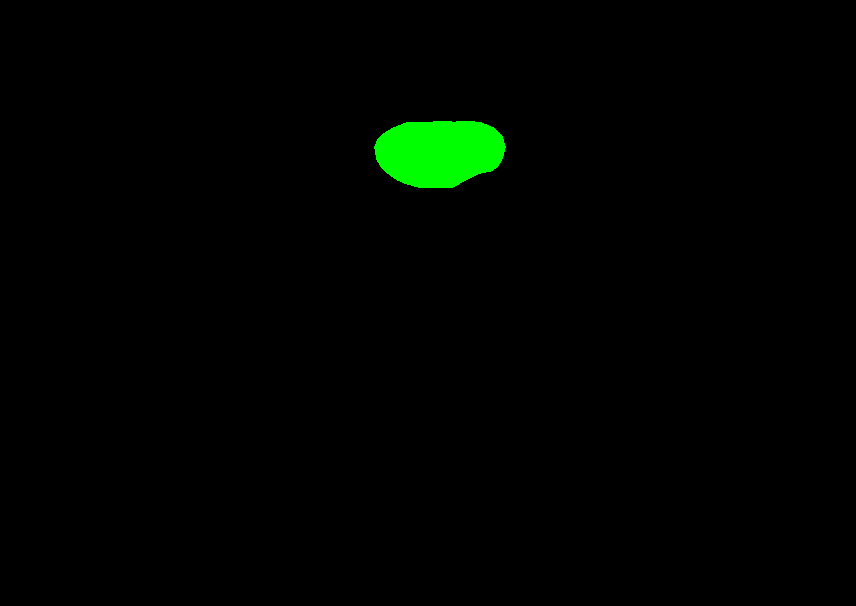
#> input picture privacy_styled_test_gradient_based/benign/mask/styled_benign ALWI_002.png, 856 x 606 px, given in place of benign_001.png, which was not available
$ python proper_reverse_style_transfer.py   (older library calls are emulated)
#> lines starting #> are read from the running program, lines starting #| are printed output that depends on the picture; after the words box and inside, x2 and y2 are one past the last pixel; in counts of white or black regions, pixels touching at a corner belong together; pictures that were not available may be replaced by others from this repository, and a replacement may not be noted
#!/usr/bin/env python3
"""
Complete End-to-End Reverse Style Transfer Pipeline

This pipeline performs proper privacy-preserving style transfer from BUS-UCLM → BUSI
to make BUSI images look stylistically like BUS-UCLM while preserving lesion structure.

Key Features:
1. Privacy-preserving: Only statistical features are extracted, no raw pixel sharing
2. Lesion structure preservation: Advanced content-aware style transfer
3. High-quality output: Maintains medical image quality standards
4. Seamless integration: Uses existing repo utilities and directory structure
"""

import os
import sys
import json
import numpy as np
import pandas as pd
import cv2
from PIL import Image, ImageEnhance, ImageFilter
from sklearn.mixture import GaussianMixture
from sklearn.preprocessing import StandardScaler
from skimage import exposure, filters, morphology, measure, restoration
from skimage.feature import graycomatrix, graycoprops, local_binary_pattern
from skimage.segmentation import slic, mark_boundaries
from scipy import ndimage
from scipy.stats import entropy
import matplotlib.pyplot as plt
from tqdm import tqdm
import gc
import warnings
warnings.filterwarnings('ignore')

# Import existing utilities
sys.path.append(os.path.dirname(os.path.abspath(__file__)))
from utils.get_functions import get_deivce
from utils.save_functions import save_metrics

class PrivacyPreservingStyleExtractor:
    """
    Extract comprehensive style statistics from BUS-UCLM dataset
    without sharing raw pixel data - only statistical features
    """

    def __init__(self, dataset_path):
        self.dataset_path = dataset_path
        self.style_profile = {}

    def extract_intensity_statistics(self, image):
        """Extract intensity distribution statistics"""
        # Histogram and percentiles
        hist, bins = np.histogram(image, bins=256, range=(0, 255))
        hist = hist.astype(float) / hist.sum()

        # Statistical moments
        mean = np.mean(image)
        std = np.std(image)
        skewness = np.sum(((image - mean) / std) ** 3) / image.size
        kurtosis = np.sum(((image - mean) / std) ** 4) / image.size

        # Percentiles for robust statistics
        percentiles = np.percentile(image, [5, 10, 25, 50, 75, 90, 95])

        # Entropy
        image_entropy = entropy(hist + 1e-10)

        return {
            'histogram': hist.tolist(),
            'bins': bins.tolist(),
            'mean': float(mean),
            'std': float(std),
            'skewness': float(skewness),
            'kurtosis': float(kurtosis),
            'percentiles': percentiles.tolist(),
            'entropy': float(image_entropy),
            'min': float(np.min(image)),
            'max': float(np.max(image))
        }

    def extract_texture_statistics(self, image):
        """Extract texture characteristics using GLCM and LBP"""
        # Ensure image is uint8
        if image.dtype != np.uint8:
            image = image.astype(np.uint8)

        # GLCM features (multiple angles and distances)
        distances = [1, 2, 3]
        angles = [0, np.pi/4, np.pi/2, 3*np.pi/4]

        glcm_features = {}
        for distance in distances:
            glcm = graycomatrix(image, [distance], angles,
                              levels=256, symmetric=True, normed=True)

            contrast = graycoprops(glcm, 'contrast')
            dissimilarity = graycoprops(glcm, 'dissimilarity')
            homogeneity = graycoprops(glcm, 'homogeneity')
            energy = graycoprops(glcm, 'energy')
            correlation = graycoprops(glcm, 'correlation')

            glcm_features[f'distance_{distance}'] = {
                'contrast': float(np.mean(contrast)),
                'dissimilarity': float(np.mean(dissimilarity)),
                'homogeneity': float(np.mean(homogeneity)),
                'energy': float(np.mean(energy)),
                'correlation': float(np.mean(correlation))
            }

        # LBP features
        lbp = local_binary_pattern(image, P=24, R=8, method='uniform')
        lbp_hist, _ = np.histogram(lbp, bins=26, range=(0, 25))
        lbp_hist = lbp_hist.astype(float) / lbp_hist.sum()

        return {
            'glcm_features': glcm_features,
            'lbp_histogram': lbp_hist.tolist(),
            'lbp_uniformity': float(np.sum(lbp_hist**2))
        }

    def extract_frequency_characteristics(self, image):
        """Extract frequency domain characteristics"""
        # FFT
        fft = np.fft.fft2(image)
        fft_magnitude = np.abs(fft)
        fft_phase = np.angle(fft)

        # Power spectrum
        power_spectrum = fft_magnitude ** 2

        # Frequency bands analysis
        h, w = image.shape
        center_h, center_w = h // 2, w // 2

        # Create frequency masks
        y, x = np.ogrid[:h, :w]
        distance = np.sqrt((y - center_h)**2 + (x - center_w)**2)

        # Different frequency bands
        low_freq_mask = distance < min(h, w) // 8
        mid_freq_mask = (distance >= min(h, w) // 8) & (distance < min(h, w) // 4)
        high_freq_mask = distance >= min(h, w) // 4

        low_freq_energy = np.sum(power_spectrum[low_freq_mask])
        mid_freq_energy = np.sum(power_spectrum[mid_freq_mask])
        high_freq_energy = np.sum(power_spectrum[high_freq_mask])

        total_energy = low_freq_energy + mid_freq_energy + high_freq_energy

        return {
            'low_freq_ratio': float(low_freq_energy / total_energy),
            'mid_freq_ratio': float(mid_freq_energy / total_energy),
            'high_freq_ratio': float(high_freq_energy / total_energy),
            'spectral_centroid': float(np.sum(distance * power_spectrum) / np.sum(power_spectrum)),
            'spectral_rolloff': float(np.percentile(distance.flatten(), 95)),
            'spectral_spread': float(np.std(distance.flatten()))
        }

    def extract_morphological_characteristics(self, image):
        """Extract morphological characteristics"""
        # Adaptive thresholding for better lesion detection
        binary = cv2.adaptiveThreshold(
            image, 255, cv2.ADAPTIVE_THRESH_GAUSSIAN_C, cv2.THRESH_BINARY, 11, 2
        ) > 0

        # Morphological operations
        kernel = morphology.disk(3)
        opened = morphology.opening(binary, kernel)
        closed = morphology.closing(binary, kernel)

        # Region analysis
        labeled = measure.label(binary)
        regions = measure.regionprops(labeled)

        if regions:
            areas = [region.area for region in regions]
            eccentricities = [region.eccentricity for region in regions]
            solidity = [region.solidity for region in regions]
            extent = [region.extent for region in regions]

            return {
                'mean_area': float(np.mean(areas)),
                'std_area': float(np.std(areas)),
                'mean_eccentricity': float(np.mean(eccentricities)),
                'std_eccentricity': float(np.std(eccentricities)),
                'mean_solidity': float(np.mean(solidity)),
                'mean_extent': float(np.mean(extent)),
                'num_regions': len(regions),
                'opening_ratio': float(np.sum(opened) / np.sum(binary)),
                'closing_ratio': float(np.sum(closed) / np.sum(binary))
            }
        else:
            return {
                'mean_area': 0.0, 'std_area': 0.0, 'mean_eccentricity': 0.0,
                'std_eccentricity': 0.0, 'mean_solidity': 0.0, 'mean_extent': 0.0,
                'num_regions': 0, 'opening_ratio': 0.0, 'closing_ratio': 0.0
            }

    def extract_ultrasound_specific_features(self, image):
        """Extract ultrasound-specific features like speckle patterns"""
        # Speckle analysis
        laplacian = cv2.Laplacian(image, cv2.CV_64F)
        speckle_variance = np.var(laplacian)

        # Edge characteristics
        edges = cv2.Canny(image, 50, 150)
        edge_density = np.sum(edges > 0) / edges.size

        # Local variance (texture measure)
        local_variance = filters.rank.variance(image, morphology.disk(5))

        return {
            'speckle_variance': float(speckle_variance),
            'edge_density': float(edge_density),
            'mean_local_variance': float(np.mean(local_variance)),
            'std_local_variance': float(np.std(local_variance))
        }

    def extract_dataset_style_profile(self):
        """Extract comprehensive style profile from BUS-UCLM dataset"""
        print("🎯 Extracting BUS-UCLM style profile...")

        all_features = []

        # Process all splits
        for split in ['train_frame.csv', 'val_frame.csv', 'test_frame.csv']:
            csv_path = os.path.join(self.dataset_path, split)
            if not os.path.exists(csv_path):
                continue

            df = pd.read_csv(csv_path)
            print(f"  📊 Processing {split}: {len(df)} images")

            for idx, row in tqdm(df.iterrows(), total=len(df), desc=f"Processing {split}"):
                try:
                    # Parse image path
                    image_entry = row['image_path']
                    if ' ' in image_entry:
                        class_name, filename = image_entry.split(' ', 1)
                    else:
                        class_name, filename = 'unknown', image_entry

                    # Load image
                    image_path = os.path.join(self.dataset_path, class_name, 'images', filename)
                    image = cv2.imread(image_path, cv2.IMREAD_GRAYSCALE)

                    if image is None:
                        continue

                    # Extract all features
                    features = {
                        'intensity': self.extract_intensity_statistics(image),
                        'texture': self.extract_texture_statistics(image),
                        'frequency': self.extract_frequency_characteristics(image),
                        'morphology': self.extract_morphological_characteristics(image),
                        'ultrasound': self.extract_ultrasound_specific_features(image),
                        'class': class_name
                    }

                    all_features.append(features)

                except Exception as e:
                    print(f"⚠️  Error processing {image_entry}: {e}")
                    continue

        # Aggregate features
        self.style_profile = self._aggregate_features(all_features)
        print(f"  ✅ Style profile extracted from {len(all_features)} images")

        return self.style_profile

    def _aggregate_features(self, all_features):
        """Aggregate features across all images"""
        print("  🔄 Aggregating style features...")

        # Separate by class
        benign_features = [f for f in all_features if f['class'] == 'benign']
        malignant_features = [f for f in all_features if f['class'] == 'malignant']

        aggregated = {}

        for class_name, class_features in [('benign', benign_features), ('malignant', malignant_features), ('overall', all_features)]:
            if not class_features:
                continue

            # Aggregate each feature type
            aggregated[class_name] = {
                'intensity': self._aggregate_intensity_features(class_features),
                'texture': self._aggregate_texture_features(class_features),
                'frequency': self._aggregate_frequency_features(class_features),
                'morphology': self._aggregate_morphology_features(class_features),
                'ultrasound': self._aggregate_ultrasound_features(class_features),
                'count': len(class_features)
            }

        return aggregated

    # [70 lines left out: functions _aggregate_intensity_features, _aggregate_texture_features, _aggregate_frequency_features, _aggregate_morphology_features, _aggregate_ultrasound_features, not called in this run]

    def save_style_profile(self, output_path):
        """Save style profile to JSON file"""
        with open(output_path, 'w') as f:
            json.dump(self.style_profile, f, indent=2)
        print(f"  💾 Style profile saved to {output_path}")

class ContentAwareStyleTransfer:
    """
    Apply BUS-UCLM style to BUSI images while preserving lesion structure
    """

    def __init__(self, style_profile):
        self.style_profile = style_profile

    # [176 lines left out: functions detect_lesion_regions, apply_histogram_matching, apply_texture_enhancement, apply_frequency_enhancement, apply_speckle_pattern_transfer, transfer_style, not called in this run]

class EndToEndReversePipeline:
    """
    Complete end-to-end pipeline for reverse style transfer
    """

    def __init__(self,
                 bus_uclm_path='dataset/BioMedicalDataset/BUS-UCLM',
                 busi_path='dataset/BioMedicalDataset/BUSI',
                 output_base_path='dataset/BioMedicalDataset'):

#> called with bus_uclm_path = 'dataset/BioMedicalDataset/BUS-UCLM', busi_path = 'dataset/BioMedicalDataset/BUSI', output_base_path = 'dataset/BioMedicalDataset'
        self.bus_uclm_path = bus_uclm_path
        self.busi_path = busi_path
        self.output_base_path = output_base_path

        # Create output directories
        self.styled_busi_path = os.path.join(output_base_path, 'BUSI-BUS-UCLM-Styled')
        self.combined_dataset_path = os.path.join(output_base_path, 'BUS-UCLM-Combined-Reverse')

        # Create directories
        os.makedirs(self.styled_busi_path, exist_ok=True)
        os.makedirs(self.combined_dataset_path, exist_ok=True)

        for class_name in ['benign', 'malignant']:
            os.makedirs(os.path.join(self.styled_busi_path, class_name, 'image'), exist_ok=True)
            os.makedirs(os.path.join(self.styled_busi_path, class_name, 'mask'), exist_ok=True)

    def run_complete_pipeline(self):
        """Run the complete end-to-end pipeline"""
        print("🚀 Starting Complete Reverse Style Transfer Pipeline")
        print("=" * 80)

        # Step 1: Extract BUS-UCLM style profile
        print("\n🎯 Step 1: Extracting BUS-UCLM Style Profile")
        print("-" * 40)

        style_extractor = PrivacyPreservingStyleExtractor(self.bus_uclm_path)
        style_profile = style_extractor.extract_dataset_style_profile()
#> (reads dataset/BioMedicalDataset/BUSI/train_frame.csv from the repository)
#> in extract_dataset_style_profile, `image = cv2.imread(image_path, cv2.IMREAD_GRAYSCALE)`:
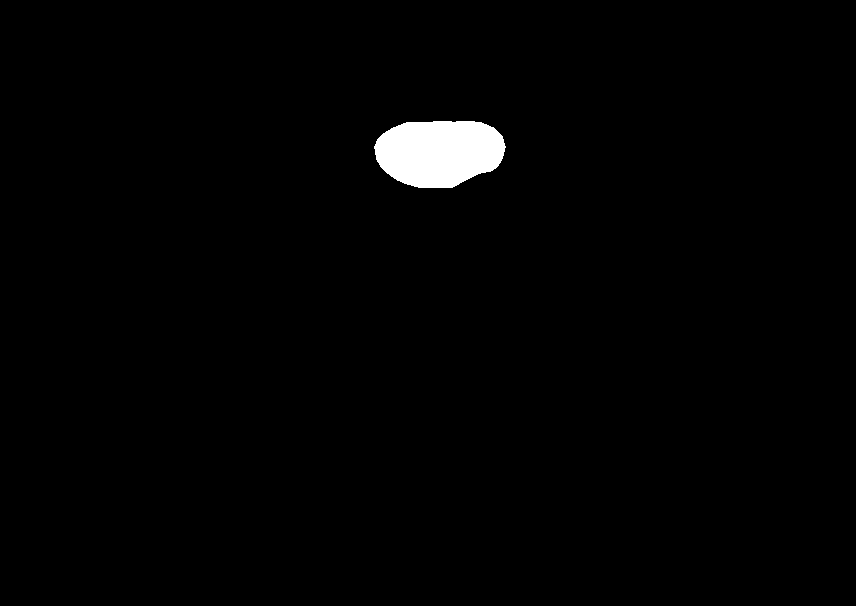
#> image: shape (606, 856); values 0 (black) and 149 (white), 1.4% white; 1 white region, box (x1, y1, x2, y2) and area: (374, 121, 506, 188) 7056
#> in extract_intensity_statistics, `hist, bins = np.histogram(image, bins=256, range=(0, 255))`: hist = 256 values, max 511680 at index 0, min 0 at index 1, mean 2026.3; bins = 257 values from 0 to 255
#> in extract_intensity_statistics, `hist = hist.astype(float) / hist.sum()`: hist = 256 values, max 0.986 at index 0, min 0 at index 1, mean 0.00391
#> in extract_intensity_statistics, `mean = np.mean(image)`: mean = 2.03
#> in extract_intensity_statistics, `std = np.std(image)`: std = 17.26
#> in extract_intensity_statistics, `skewness = np.sum(((image - mean) / std) ** 3) / image.size`: skewness = 8.4
#> in extract_intensity_statistics, `kurtosis = np.sum(((image - mean) / std) ** 4) / image.size`: kurtosis = 71.53
#> in extract_intensity_statistics, `percentiles = np.percentile(image, [5, 10, 25, 50, 75, 90, 95])`: percentiles = [0, 0, 0, 0, 0, 0, 0]
#> in extract_intensity_statistics, `image_entropy = entropy(hist + 1e-10)`: image_entropy = 0.072
#> in extract_texture_statistics, `distances = [1, 2, 3]`: distances = [1, 2, 3]
#> the loop in extract_texture_statistics, `for distance in distances:` made 3 passes
#> (contrast, dissimilarity, homogeneity, correlation) on passes 1 to 3: ([[5.83, 13.13, 11.32, 12.7]], [[0.0391, 0.0881, 0.076, 0.0853]], [[1, 0.999, 0.999, 0.999]], [[0.99, 0.978, 0.981, 0.979]]), ([[11.67, 13.13, 22.67, 12.7]], [[0.0783, 0.0881, 0.152, 0.0853]], [[0.999, 0.999, 0.999, 0.999]], [[0.98, 0.978, 0.962, 0.979]]), ([[17.52, 26.34, 33.98, 25.48]], [[0.118, 0.177, 0.228, 0.171]], [[0.999, 0.999, 0.998, 0.999]], [[0.971, 0.956, 0.943, 0.957]])
#> after the loop in extract_texture_statistics, `for distance in distances:`: glcm_features = 3 items
#> in extract_texture_statistics, `lbp = local_binary_pattern(image, P=24, R=8, method='uniform')`:
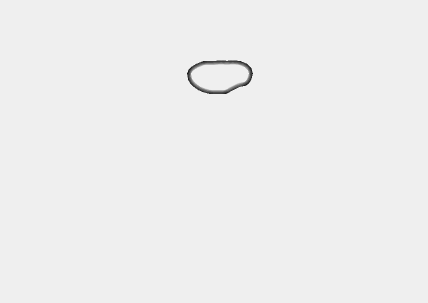
#> lbp: shape (606, 856) float64 (shown at 1/2 size); min 9, max 25, mean 24; drawn with min black and max white
#> in extract_texture_statistics, `lbp_hist, _ = np.histogram(lbp, bins=26, range=(0, 25))`: lbp_hist = 26 values, max 516234 at index 24, min 0 at index 0, mean 19951.4
#> in extract_texture_statistics, `lbp_hist = lbp_hist.astype(float) / lbp_hist.sum()`: lbp_hist = 26 values, max 0.995 at index 24, min 0 at index 0, mean 0.0385
#> in extract_frequency_characteristics, `fft_phase = np.angle(fft)`:
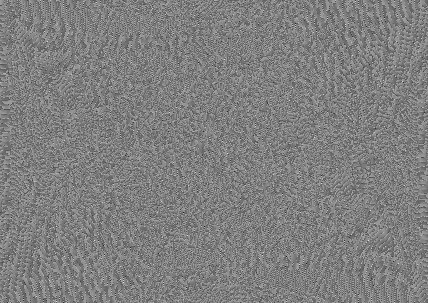
#> fft_phase: shape (606, 856) float64 (shown at 1/2 size); min -3.14, max 3.14, mean 1.1e-05; drawn with min black and max white
#> in extract_frequency_characteristics, `low_freq_energy = np.sum(power_spectrum[low_freq_mask])`: low_freq_energy = 1.26e+10
#> in extract_frequency_characteristics, `mid_freq_energy = np.sum(power_spectrum[mid_freq_mask])`: mid_freq_energy = 3.99e+10
#> in extract_frequency_characteristics, `high_freq_energy = np.sum(power_spectrum[high_freq_mask])`: high_freq_energy = 8.12e+13
#> in extract_frequency_characteristics, `total_energy = low_freq_energy + mid_freq_energy + high_freq_energy`: total_energy = 8.13e+13
#> in extract_morphological_characteristics, `binary = cv2.adaptiveThreshold( image, 255, cv2.ADAPTIVE_THRESH_GAUSSI..`:
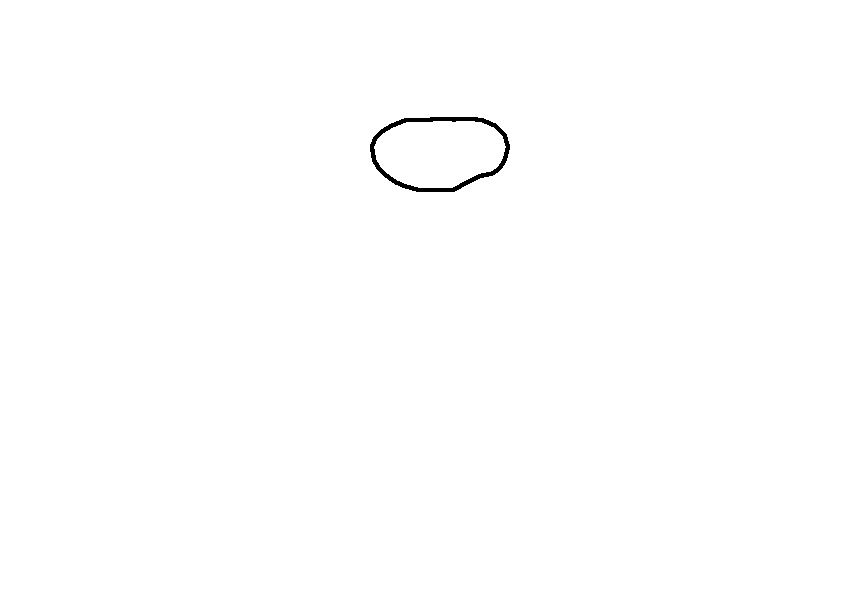
#> binary: shape (606, 856) bool; 99.7% white; 1 black region, box (x1, y1, x2, y2) and area: (370, 117, 510, 192) 1464
#> in extract_morphological_characteristics, `labeled = measure.label(binary)`:
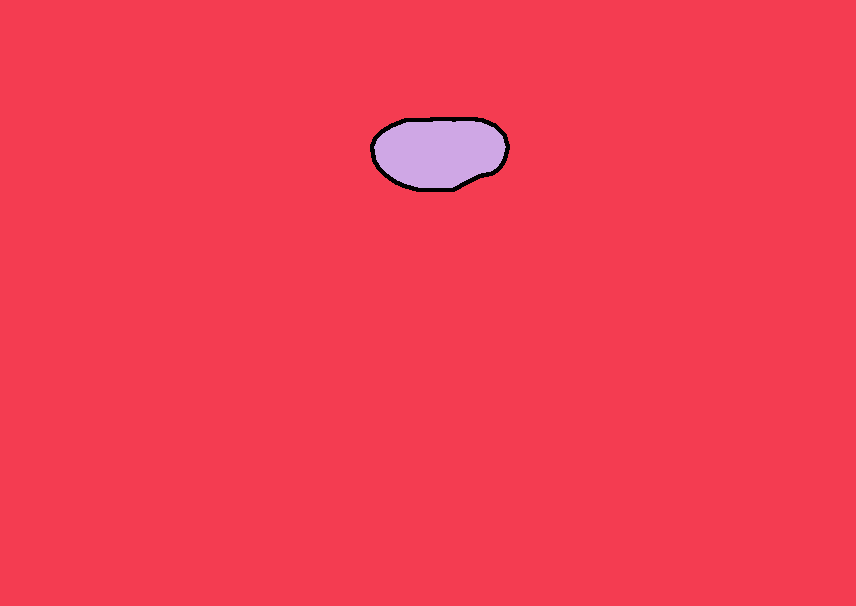
#> labeled: shape (606, 856) int32; 3 distinct labels, from 0 to 2; one colour per label, 0 black
#> in extract_morphological_characteristics, `regions = measure.regionprops(labeled)`: regions = 2 regions; box (x1, y1, x2, y2) and area: (0, 0, 856, 606) 510216, (374, 121, 506, 188) 7056
#> in extract_morphological_characteristics, `areas = [region.area for region in regions]`: areas = [510216, 7056]
#> (the rest of the program and of its run is left out)
